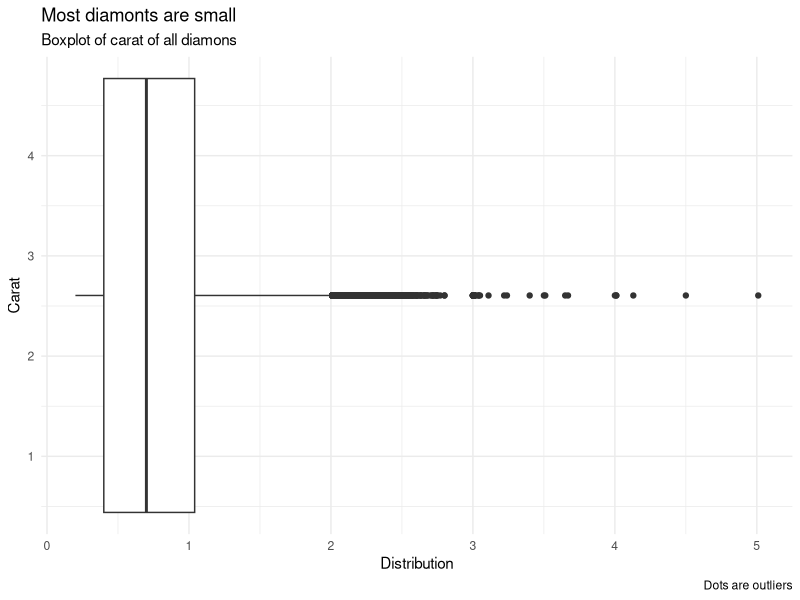
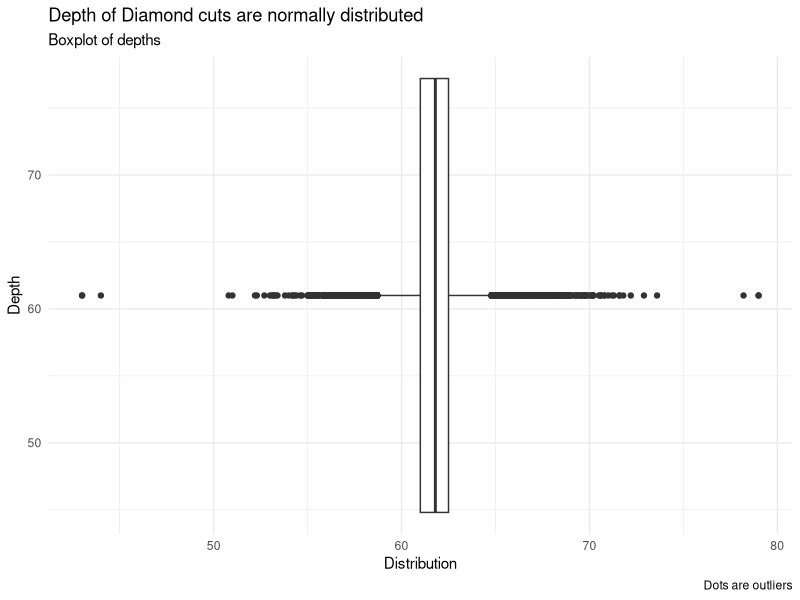
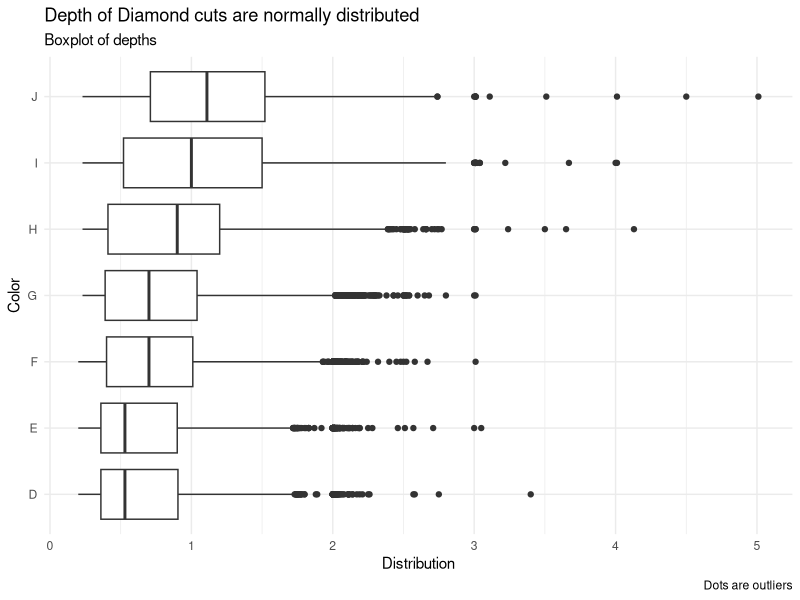

Write R code to recreate these figures, in order.
## Analyseskript

library(tidyverse)



ggplot(data = diamonds) +
  aes(x = carat, y = carat) +
  geom_boxplot() +
  labs(title = 'Most diamonts are small',
    x = 'Carat',
    y = 'Distribution',
    caption = 'Dots are outliers',
    subtitle = 'Boxplot of carat of all diamons') +
  coord_flip() +
  theme_minimal()


ggplot(data = diamonds) +
  aes(x = depth, y = depth) +
  geom_boxplot() +
  labs(title = 'Depth of Diamond cuts are normally distributed',
    x = 'Depth',
    y = 'Distribution',
    caption = 'Dots are outliers',
    subtitle = 'Boxplot of depths') +
  theme_minimal() + coord_flip()

ggplot(data = diamonds) +
  aes(x = color, y = carat) +
  geom_boxplot() +
  labs(title = 'Depth of Diamond cuts are normally distributed',
       x = 'Color',
       y = 'Distribution',
       caption = 'Dots are outliers',
       subtitle = 'Boxplot of depths') +
  theme_minimal() + coord_flip()


psych::describe(diamonds)



